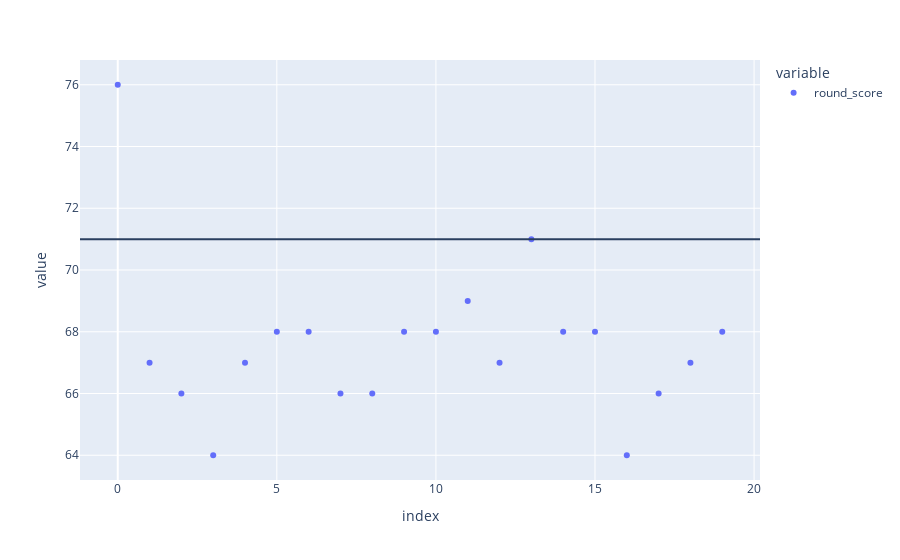

The code cell stored with this chart in its notebook:
### Code cell
px.scatter(temp.round_score[:20]).add_hline(y=71)

### Figure 1 — Plotly figure (JSON) as saved in the notebook; plotly's stock layout.template omitted (floating-point values rounded to 4 significant figures)
{"data": [{"hovertemplate": "variable=round_score<br>index=%{x}<br>value=%{y}<extra></extra>", "legendgroup": "round_score", "marker": {"color": "#636efa", "symbol": "circle"}, "mode": "markers", "name": "round_score", "orientation": "v", "showlegend": true, "type": "scatter", "x": [0, 1, 2, 3, 4, 5, 6, 7, 8, 9, 10, 11, 12, 13, 14, 15, 16, 17, 18, 19], "xaxis": "x", "y": [76, 67, 66, 64, 67, 68, 68, 66, 66, 68, 68, 69, 67, 71, 68, 68, 64, 66, 67, 68], "yaxis": "y"}], "layout": {"legend": {"title": {"text": "variable"}, "tracegroupgap": 0}, "margin": {"t": 60}, "shapes": [{"type": "line", "x0": 0, "x1": 1, "xref": "x domain", "y0": 71, "y1": 71, "yref": "y"}], "xaxis": {"anchor": "y", "domain": [0, 1], "title": {"text": "index"}}, "yaxis": {"anchor": "x", "domain": [0, 1], "title": {"text": "value"}}}}
